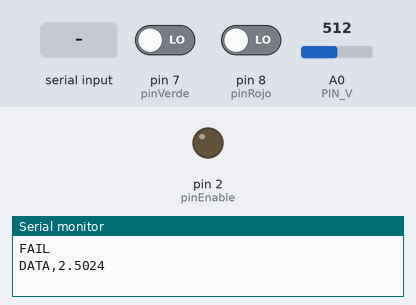
The sketch below on a simulated Arduino Uno, built with avr-gcc and run on an emulated ATmega328P. Shown: output pins drawn as LEDs (lit = HIGH), the last lines printed to the serial monitor. The inputs (shaded band) are chosen by the test bench; at power-on: pin 7 (pinVerde) LOW, pin 8 (pinRojo) LOW, A0 (PIN_V) = 512.

Above: at 1.2 s.
1.3 s: "ENABLE\n" received over Serial
At 2.1 s:
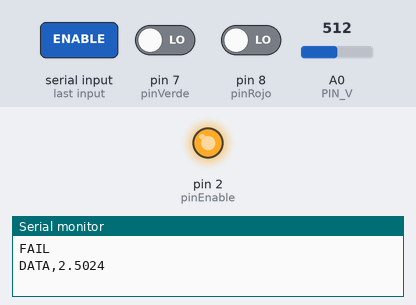
4.3 s: "DISABLE\n" received over Serial
At 4.7 s:
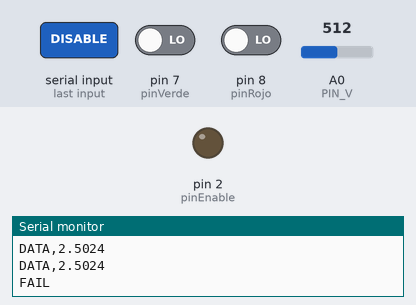
Timing chart, 0 to 7.3 s (numbered marks = the images above; inputs shaded):
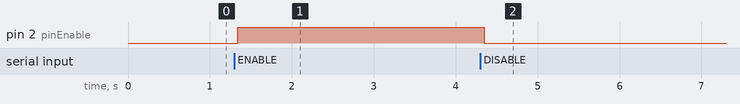

Measured:
- after the input at 1.3 s, pin 2 (pinEnable): LOW → HIGH at once
- after the input at 4.3 s, pin 2 (pinEnable): HIGH → LOW after 0.05 s

The sketch:

dig_dug_test2_report.ino
```cpp
bool failForzadoEmitido = false;

unsigned long tiempoInicioProceso = 0;
unsigned long tiempoStandbyFinal = 0;

bool huboProceso = false;
bool esperandoPassFinal = false;

const unsigned long TIEMPO_MIN_PROCESO = 5000;   // ms
const unsigned long TIEMPO_ESTABLE_PASS = 3000;  // ms

// ======================================================
// DETECCIÓN DE PARPADEO REAL
// ======================================================
int cambiosVerde = 0;
unsigned long ultimoCambioVerde = 0;

const int CAMBIOS_MIN_PROCESO = 3;
const unsigned long VENTANA_PARPADEO = 4000;

const int   PIN_V              = A0;
const float VREF               = 5.00;
const unsigned long INTERVALO_FLUJO_MS = 1000;
const int   PROMEDIOS          = 64;
unsigned long ultimoFlujo      = 0;
// ======================================================
// CONFIGURACIÓN DE PINES
// ======================================================
const int pinVerde  = 7;   // Torreta verde
const int pinRojo   = 8;   // Torreta roja
const int pinEnable = 2;   // SALIDA: simula sensor / interlock Dig Dug

// ======================================================
// CONSTANTES DE TIEMPO
// ======================================================
const unsigned long BLINK_THRESHOLD = 1000; // ms para detectar parpadeo
const unsigned long LOOP_DELAY = 50;         // ms

// ======================================================
// VARIABLES PARA DETECTAR PARPADEO
// ======================================================
unsigned long lastChangeVerde = 0;
unsigned long lastChangeRojo  = 0;

int lastStateVerde = LOW;
int lastStateRojo  = LOW;

// ======================================================
// ESTADOS DEL PROCESO (MÁQUINA DE ESTADOS)
// ======================================================
enum ProcesoEstado {
  EST_FAIL,        // Rojo parpadeante o FAIL forzado
  EST_STANDBY,     // Verde fijo (antes de proceso)
  EST_EN_PROCESO,  // Verde parpadeante
  EST_PASS         // Verde fijo (después de proceso)
};

ProcesoEstado estadoActual = EST_FAIL;
ProcesoEstado ultimoEstadoEnviado = EST_FAIL;

// ======================================================
// PATRONES DE TORRETA
// ======================================================
enum PatronFoco {
  PATRON_NONE,
  PATRON_FAIL,
  PATRON_STANDBY,
  PATRON_EN_PROCESO
};

// ======================================================
// SETUP
// ======================================================
void setup() {
  Serial.begin(9600);

  pinMode(pinVerde, INPUT);
  pinMode(pinRojo, INPUT);

  pinMode(pinEnable, OUTPUT);

  // 🔒 FAIL FORZADO AL ARRANCAR
  digitalWrite(pinEnable, LOW);
  estadoActual = EST_FAIL;
  enviarEstadoSerial();
}

// ======================================================
// LOOP PRINCIPAL
// ======================================================
void loop() {

  // --------------------------------------------------
  // 0. COMANDOS SERIAL (HABILITAR / BLOQUEAR)
  // --------------------------------------------------
  if (Serial.available()) {
    String cmd = Serial.readStringUntil('\n');
    cmd.trim();

    if (cmd == "ENABLE") {
      digitalWrite(pinEnable, HIGH);
      //Serial.println("ENABLED_OK");
      failForzadoEmitido = false;  // ✅ preparar siguiente ciclo
    }
    else if (cmd == "DISABLE") {
      digitalWrite(pinEnable, LOW);    // ✅ forzar FAIL
    }
  }
 if (millis() - ultimoFlujo >= INTERVALO_FLUJO_MS) {
    ultimoFlujo = millis();

    long suma = 0;
    for (int i = 0; i < PROMEDIOS; i++) {
      suma += analogRead(PIN_V);
      delay(2);
    }
    float volts = (suma / (float)PROMEDIOS) * VREF / 1023.0;

    Serial.print("DATA,");
    Serial.println(volts, 4);
  }

  // --------------------------------------------------
  // 1. LEER TORRETAS
  // --------------------------------------------------
  int estadoVerde = digitalRead(pinVerde);
  int estadoRojo  = digitalRead(pinRojo);

  unsigned long ahora = millis();

  // --------------------------------------------------
  // 2. DETECTAR CAMBIOS (PARPADEO)
  // --------------------------------------------------
  if (estadoVerde != lastStateVerde) {

    unsigned long ahora = millis();

    if ((ahora - ultimoCambioVerde) <= VENTANA_PARPADEO) {
      cambiosVerde++;
    }
    else {
      cambiosVerde = 1;
    }

    ultimoCambioVerde = ahora;

    lastChangeVerde = ahora;
    lastStateVerde = estadoVerde;
  }

  if (estadoRojo != lastStateRojo) {
    lastChangeRojo = ahora;
    lastStateRojo = estadoRojo;
  }

  unsigned long dtVerde = ahora - lastChangeVerde;
  unsigned long dtRojo  = ahora - lastChangeRojo;

  // --------------------------------------------------
  // 3. INTERLOCK: ¿PIN ENABLE ACTIVO?
  // --------------------------------------------------

  if (digitalRead(pinEnable) == LOW) {
    estadoActual = EST_FAIL;

    if (!failForzadoEmitido) {
      ultimoEstadoEnviado = (ProcesoEstado)-1; // fuerza emisión
      enviarEstadoSerial();                    // 🔔 FAIL UNA SOLA VEZ
      failForzadoEmitido = true;
    }

    delay(LOOP_DELAY);
    return;
  }


  // --------------------------------------------------
  // 4. DETECTAR PATRÓN DE TORRETA
  // --------------------------------------------------
  PatronFoco patron = detectarPatron(
    estadoVerde,
    estadoRojo,
    dtVerde,
    dtRojo
  );

  // --------------------------------------------------
  // 5. MÁQUINA DE ESTADOS
  // --------------------------------------------------
  if (patron != PATRON_NONE) {
    procesarPatron(patron);
  }

  // --------------------------------------------------
  // 6. ENVIAR ESTADO POR SERIAL
  // --------------------------------------------------
  enviarEstadoSerial();

  delay(LOOP_DELAY);
}

// ======================================================
// DETECCIÓN DE PATRÓN DE TORRETA
// ======================================================
PatronFoco detectarPatron(
  int verde,
  int rojo,
  unsigned long dtVerde,
  unsigned long dtRojo
) {

  // FAIL REAL
  if (rojo == HIGH && verde == LOW) {

    cambiosVerde = 0;

    return PATRON_FAIL;
  }

  // EN PROCESO:
  // requiere múltiples cambios reales del foco verde
  if (verde == HIGH &&
      rojo == LOW &&
      cambiosVerde >= CAMBIOS_MIN_PROCESO &&
      (millis() - ultimoCambioVerde) < 2500)
  {
      return PATRON_EN_PROCESO;
  }

  // STANDBY / PASS:
  // verde encendido sin suficientes cambios
  if (verde == HIGH && rojo == LOW) {

    return PATRON_STANDBY;
  }

  return PATRON_NONE;
}

// ======================================================
// LÓGICA DE SECUENCIA DEL DIG DUG
// ======================================================
void procesarPatron(PatronFoco p) {

  switch (estadoActual) {

    case EST_FAIL:
      // Solo se puede salir si aparece verde fijo
      if (p == PATRON_STANDBY) {
        estadoActual = EST_STANDBY;
      }
      break;


    case EST_STANDBY:

      if (p == PATRON_EN_PROCESO) {

        Serial.print("DEBUG EN_PROCESO dtVerde=");
        Serial.println(millis() - lastChangeVerde);

        estadoActual = EST_EN_PROCESO;

        tiempoInicioProceso = millis();

        huboProceso = true;

        esperandoPassFinal = false;

        failForzadoEmitido = false;
      }

      break;

    case EST_EN_PROCESO:

      // FAIL real inmediato
      if (p == PATRON_FAIL) {
        estadoActual = EST_FAIL;
        huboProceso = false;
        esperandoPassFinal = false;
        break;
      }

      // Verde fijo posible final
      if (p == PATRON_STANDBY) {

        // 1️⃣ ¿Duró suficiente el proceso?
        if (millis() - tiempoInicioProceso < TIEMPO_MIN_PROCESO) {
          break;  // ignorar verde fijo prematuro
        }

        // 2️⃣ Primera detección de posible PASS
        if (!esperandoPassFinal) {
          tiempoStandbyFinal = millis();
          esperandoPassFinal = true;
          break;
        }

        // 3️⃣ ¿Fue estable?
        if (millis() - tiempoStandbyFinal >= TIEMPO_ESTABLE_PASS) {
          Serial.println("DEBUG -> PASS");
          estadoActual = EST_PASS;   // ✅ PASS REAL
          esperandoPassFinal = false;
        }
      }
      else {
        // Si vuelve a parpadear, cancelar intento de PASS
        esperandoPassFinal = false;
      }

      break;

    case EST_PASS:
      // Se queda en PASS hasta nuevo FAIL
      if (p == PATRON_FAIL) {
        estadoActual = EST_FAIL;
      }
      break;
  }
}

// ======================================================
// ENVÍO DE ESTADO POR SERIAL (SOLO SI CAMBIA)
// ======================================================
void enviarEstadoSerial() {
  if (estadoActual != ultimoEstadoEnviado) {

    switch (estadoActual) {
      case EST_FAIL:
        Serial.println("FAIL");
        break;

      case EST_STANDBY:
        Serial.println("STANDBY");
        break;

      case EST_EN_PROCESO:
        Serial.println("EN_PROCESO");
        break;

      case EST_PASS:
        Serial.println("PASS");
        break;
    }

    ultimoEstadoEnviado = estadoActual;
  }
}
```
